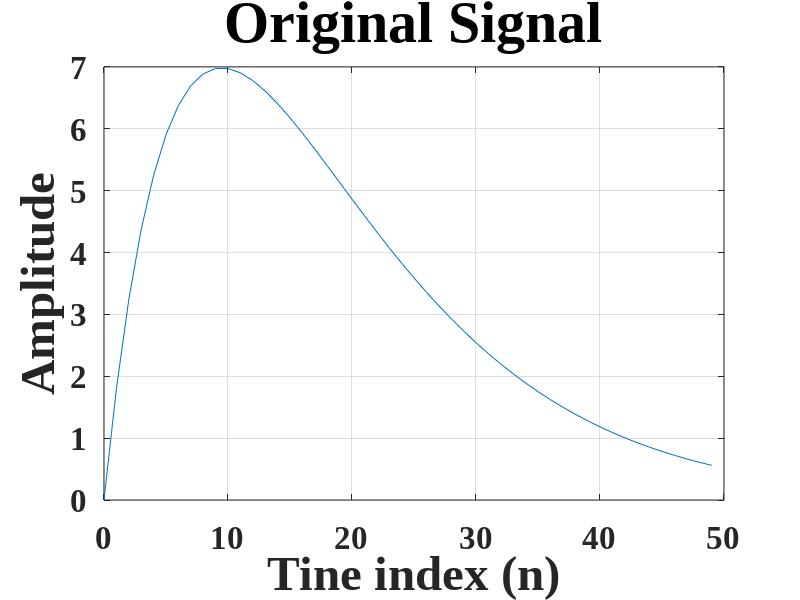
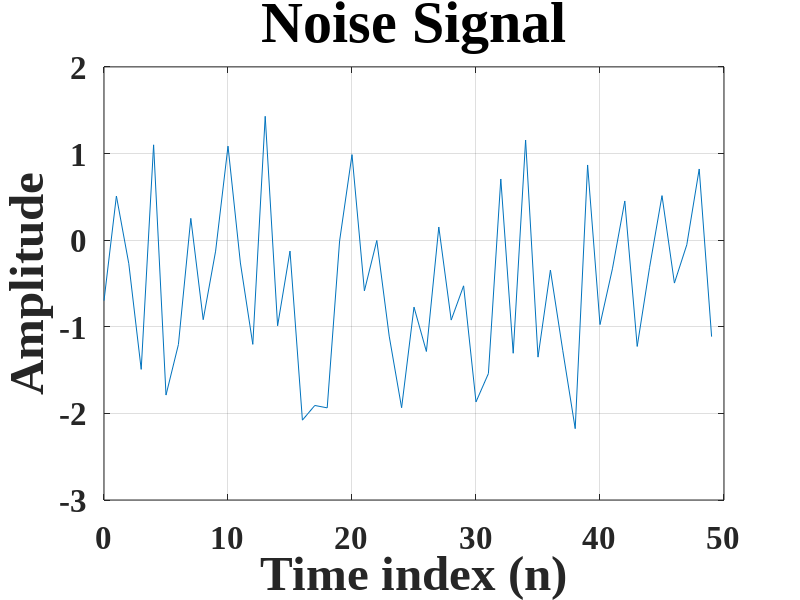
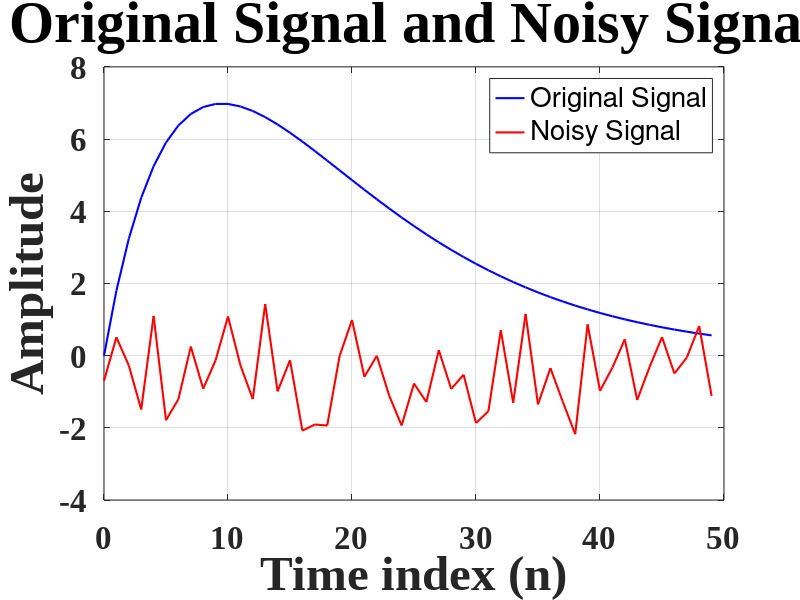
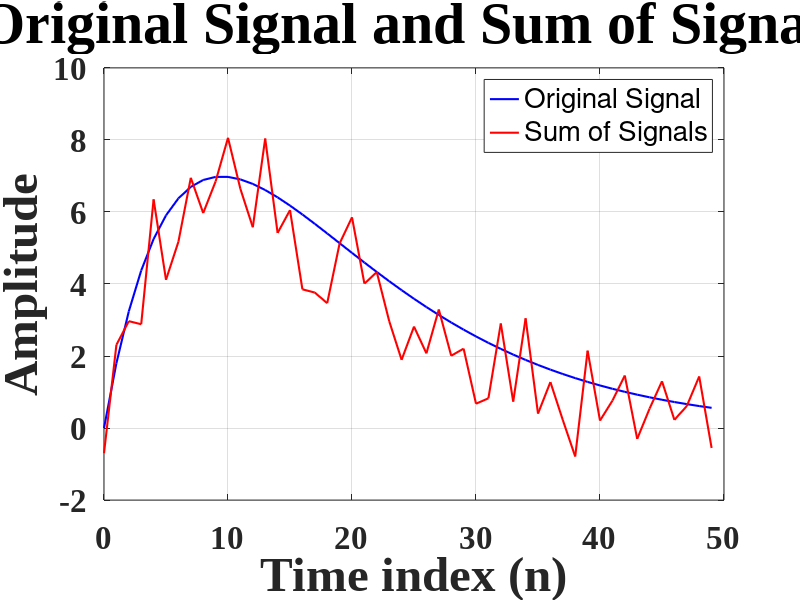

Write the MATLAB code that produced these figures, in order.
% <<< POINT 2 >>>
% 2.1 Generate an unaffected signal
figure(1);
R = 50;
m = 0:1:R-1;
s = 2*m.*(0.9.^m) ;

% stem(m,s);
plot(m,s);

set(gca, 'FontName', 'Times New Roman', 'FontWeight', 'bold', 'FontSize', 24);
set(gca, 'XGrid', 'on');
set(gca, 'YGrid', 'on');
title('Original Signal', 'FontSize', 42);
xlabel('Tine index (n)', 'FontSize', 35);
ylabel('Amplitude', 'FontSize', 35);

% 2.2 Add noise
figure(2);
R = 50;
m = 0:1:R-1;
d = randn(1, length(m)) - 0.5;

% stem(m, s_with_noise);
plot(m, d);

set(gca, 'FontName', 'Times New Roman', 'FontWeight', 'bold', 'FontSize', 24);
set(gca, 'XGrid', 'on');
set(gca, 'YGrid', 'on');
title('Noise Signal', 'FontSize', 42);
xlabel('Time index (n)', 'FontSize', 35);
ylabel('Amplitude', 'FontSize', 35);

% 2.3 Combine both graphs
figure(3);
plot(m, s, 'b', 'LineWidth', 1.5);
hold on;
plot(m, d, 'r', 'LineWidth', 1.5);
hold off;

set(gca, 'FontName', 'Times New Roman', 'FontWeight', 'bold', 'FontSize', 24);
set(gca, 'XGrid', 'on');
set(gca, 'YGrid', 'on');
title('Original Signal and Noisy Signal', 'FontSize', 42);
xlabel('Time index (n)', 'FontSize', 35);
ylabel('Amplitude', 'FontSize', 35);
legend('Original Signal', 'Noisy Signal', 'FontSize', 20);

% 2.4 Sum of the two signals
figure(4);
x = s + d;

plot(m, s, 'b', 'LineWidth', 1.5);
hold on;
plot(m, x, 'r', 'LineWidth', 1.5);
hold off;

set(gca, 'FontName', 'Times New Roman', 'FontWeight', 'bold', 'FontSize', 24);
set(gca, 'XGrid', 'on');
set(gca, 'YGrid', 'on');
title('Original Signal and Sum of Signals', 'FontSize', 42);
xlabel('Time index (n)', 'FontSize', 35);
ylabel('Amplitude', 'FontSize', 35);
legend('Original Signal', 'Sum of Signals', 'FontSize', 20);

% 2.5 Design a Moving Average Filter (MAF) and filter the noisy signal
M = 3;
b = ones(M, 1) / M;
y = filter(b, 1, x);

figure(5);
plot(m, s, 'b', 'LineWidth', 1.5);
hold on;
plot(m, x, 'r', 'LineWidth', 1.5);
plot(m, y, 'g', 'LineWidth', 1.5);
hold off;

set(gca, 'FontName', 'Times New Roman', 'FontWeight', 'bold', 'FontSize', 24);
set(gca, 'XGrid', 'on');
set(gca, 'YGrid', 'on');
title('Original, Noisy, and Filtered Signals, M=3', 'FontSize', 42);
xlabel('Time index (n)', 'FontSize', 35);
ylabel('Amplitude', 'FontSize', 35);
legend('Original Signal', 'Noisy Signal', 'Filtered Signal', 'FontSize', 20);

% 2.6 MAF for M=5 and M=10
figure(6);
M2 = 5;
b2 = ones(M2, 1) / M2;
y2 = filter(b2, 1, x);

M3 = 10;
b3 = ones(M3, 1) / M3;
y3 = filter(b3, 1, x);

subplot(2, 1, 1);  % 2 rows, 1 column, first subplot
plot(m, s, 'b', 'LineWidth', 1.5);
hold on;
plot(m, x, 'r', 'LineWidth', 1.5);
plot(m, y2, 'g', 'LineWidth', 1.5);
hold off;
set(gca, 'FontName', 'Times New Roman', 'FontWeight', 'bold', 'FontSize', 24);
set(gca, 'XGrid', 'on');
set(gca, 'YGrid', 'on');
title('Original, Noisy, and Filtered Signals, M = 5', 'FontSize', 42);
xlabel('Time index (n)', 'FontSize', 35);
ylabel('Amplitude', 'FontSize', 35);
legend('Original Signal', 'Noisy Signal', 'Filtered Signal', 'FontSize', 20);

subplot(2, 1, 2);  % 2 rows, 1 column, second subplot
plot(m, s, 'b', 'LineWidth', 1.5);
hold on;
plot(m, x, 'r', 'LineWidth', 1.5);
plot(m, y3, 'g', 'LineWidth', 1.5);
hold off;

set(gca, 'FontName', 'Times New Roman', 'FontWeight', 'bold', 'FontSize', 24);
set(gca, 'XGrid', 'on');
set(gca, 'YGrid', 'on');
title('Original, Noisy, and Filtered Signals, M = 10', 'FontSize', 42);
xlabel('Time index (n)', 'FontSize', 35);
ylabel('Amplitude', 'FontSize', 35);
legend('Original Signal', 'Noisy Signal', 'Filtered Signal', 'FontSize', 20);

% 2.7 Sawtooth signal

figure(7);
R1 = 1;
M4 = 20;
m1 = 0:0.001:R1;
s1 = 2 * sawtooth(3*pi*m1 + pi/6);

% generate noise
d1 = randn(1, length(m1)) - 0.5;
x1 = s1 + d1;  % noisy signal

% MAF
b4 = ones(M4, 1) / M4;
y1 = filter(b4, 1, x1);  % filtered signal

plot(m1, s1, 'b', 'LineWidth', 1.5);
hold on;
plot(m1, x1, 'r:', 'LineWidth', 1.5);
plot(m1, y1, 'k', 'LineWidth', 1.5);
hold off;

set(gca, 'FontName', 'Times New Roman', 'FontWeight', 'bold', 'FontSize', 24);
set(gca, 'XGrid', 'on');
set(gca, 'YGrid', 'on');
title('Original, Noisy, and Filtered Signals, M = 20', 'FontSize', 42);
xlabel('Time index (m)', 'FontSize', 35);
ylabel('Amplitude', 'FontSize', 35);
legend('Original Signal', 'Noisy Signal', 'Filtered Signal', 'FontSize', 20);

% 2.8 Repeat step 2.7 for different filter lengths M=50 and M=100
figure(8);
R1 = 1;
M5 = 50;
m1 = 0:0.001:R1;
s1 = 2 * sawtooth(3*pi*m1 + pi/6);

% generate noise
d1 = randn(1, length(m1)) - 0.5;
x1 = s1 + d1;  % noisy signal

% MAF
b4 = ones(M4, 1) / M4;
y1 = filter(b4, 1, x1);  % filtered signal

plot(m1, s1, 'b', 'LineWidth', 1.5);
hold on;
plot(m1, x1, 'r:', 'LineWidth', 1.5);
plot(m1, y1, 'k', 'LineWidth', 1.5);
hold off;

set(gca, 'FontName', 'Times New Roman', 'FontWeight', 'bold', 'FontSize', 24);
set(gca, 'XGrid', 'on');
set(gca, 'YGrid', 'on');
title('Original, Noisy, and Filtered Signals, M = 50', 'FontSize', 42);
xlabel('Time index (m)', 'FontSize', 35);
ylabel('Amplitude', 'FontSize', 35);
legend('Original Signal', 'Noisy Signal', 'Filtered Signal', 'FontSize', 20);



figure(9);
R1 = 1;
M5 = 100;
m1 = 0:0.001:R1;
s1 = 2 * sawtooth(3*pi*m1 + pi/6);

% generate noise
d1 = randn(1, length(m1)) - 0.5;
x1 = s1 + d1;  % noisy signal

% MAF
b4 = ones(M4, 1) / M4;
y1 = filter(b4, 1, x1);  % filtered signal

plot(m1, s1, 'b', 'LineWidth', 1.5);
hold on;
plot(m1, x1, 'r:', 'LineWidth', 1.5);
plot(m1, y1, 'k', 'LineWidth', 1.5);
hold off;

set(gca, 'FontName', 'Times New Roman', 'FontWeight', 'bold', 'FontSize', 24);
set(gca, 'XGrid', 'on');
set(gca, 'YGrid', 'on');
title('Original, Noisy, and Filtered Signals, M = 100', 'FontSize', 42);
xlabel('Time index (m)', 'FontSize', 35);
ylabel('Amplitude', 'FontSize', 35);
legend('Original Signal', 'Noisy Signal', 'Filtered Signal', 'FontSize', 20);
